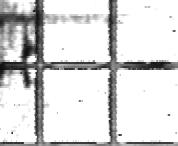
%> input picture DeepLearningWithLabVIEW/晨光项目/代码/测试-去除网格/提高去除网格精度/test.jpg, 178 x 146 px, given in place of test.bmp, which was not available
$ octave notch_filter.m   (GNU Octave 9; MATLAB toolbox functions it lacks are replaced by stand-ins)
%> lines starting %> are read from the running program, lines starting %| are printed output that depends on the picture; in (x1, y1, x2, y2) boxes, pixels count from 0 and x2, y2 are one past the last pixel; in counts of white or black regions, pixels touching at a corner belong together; the program's own positions count from 1; pictures that were not available may be replaced by others from this repository, and a replacement may not be noted
clc;
clear;
close all;
f=imread('test.bmp');
%> f is the input picture: size 146x178x3 uint8; min 8, max 255, mean 216.1
f=rgb2gray(f);
%> f: size 146x178 uint8
figure;
subplot(2,2,1);imshow(f);title('原图');
%% 均衡化
h=zeros(256,1);
for k=0:255
    h(k+1)=sum(sum(f==k));
end
%> after the loop, h = 256 values, max 14944 at index 256, min 0 at index 1, mean 101.5
p=h/sum(h);
%> p = 256 values, max 0.575 at index 256, min 0 at index 1, mean 0.00391
s=zeros(256,1);
s(1)=p(1);
for k=2:255
    s(k)=s(k-1)+p(k);
end
%> after the loop, s = 256 values, max 0.425 at index 255, min 0 at index 1, mean 0.152
f=double(f);
%> f: size 146x178 double
[r,c]=size(f);
%> r = 146; c = 178
t=zeros(256,1);
t=double(t);
for m=1:r
    for n=1:c
        t(m,n)=s(f(m,n)+1);
    end
end
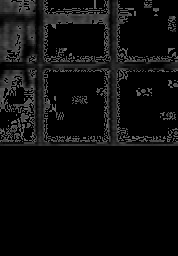
%> t: size 256x178 double; min 0, max 0.425, mean 0.0521
subplot(2,2,2);imshow(t);title('均衡化后的图像');
%% 频谱图
g=uint8(t*255);
s=fft2(g);
s_shift=fftshift(s);
subplot(2,2,3);
imshow(log(1+s_shift),[]);title('均衡化后频谱图');
%> after `imshow(log(1+s_shift),[])`:
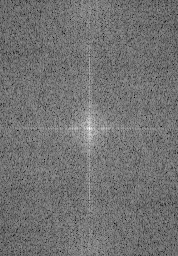
%> displayed picture: size 256x178, on the screen's scale of 0 to 255; min 0, max 255, mean 113.8
%% 陷波滤波
H= zeros(size(g));
[w,h]=size(g);
%> w = 256; h = 178
%滤波器圆心
rx1 = w / 4;
%> rx1 = 64
ry1 = h / 2;
%> ry1 = 89
rx2 = w * 3 / 4;
%> rx2 = 192
ry2 = h / 2;
%> ry2 = 89
r = min(w,h)/5;%半径
%> r = 35.6
for i = 1:w
    for j = 1:h
        if(i-rx1)^2+(j-ry1)^2 >= r*r && (i-rx2)^2+(j-ry2)^2 >= r*r
            H(i,j) = 1;
        end
    end
end
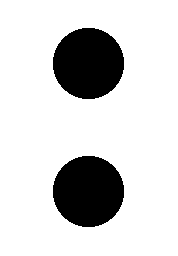
%> H: size 256x178 double; values 0 (black) and 1 (white), 82.5% white; 2 black regions, box (x1, y1, x2, y2) and area: (53, 28, 124, 99) 3985, (53, 156, 124, 227) 3985
G=H.*s_shift;
g=ifft2(ifftshift(G),'symmetric');
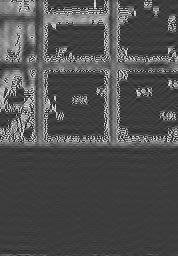
%> g: size 256x178 double; min -42.98, max 136.3, mean 13.3; drawn with min black and max white
g=uint8(real(g));
%> g: size 256x178 uint8
subplot(2,2,4);imshow(g);title('滤波变换图');
figure;imshow(H);

%% 中值滤波
t=t*255;
w=6;
fn=padarray(t,[w w],'symmetric');
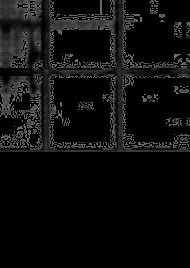
%> fn: size 268x190 double; min 0, max 108.4, mean 13.4
[r,c]=size(fn);
%> r = 268; c = 190
g=zeros(r,c);
nc=ceil((2*w+1)/2);
for m=1+w:r-w
    for n=1+w:c-w
        roi=fn(m-w:m+w,n);
        p=sort(roi(:));
        g(m,n)=p(nc);
    end
end
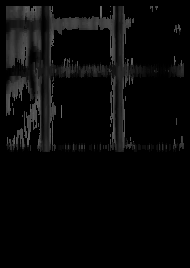
%> g: size 268x190 double; min 0, max 108.4, mean 8.7
g=g(1+w:r-w,1+w:c-w);
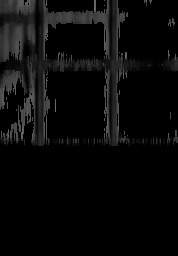
%> g: size 256x178 double; min 0, max 108.4, mean 9.8
figure;
subplot(1,2,1);imshow(t,[]);
subplot(1,2,2);
imshow(g,[]);
title('中值滤波');
